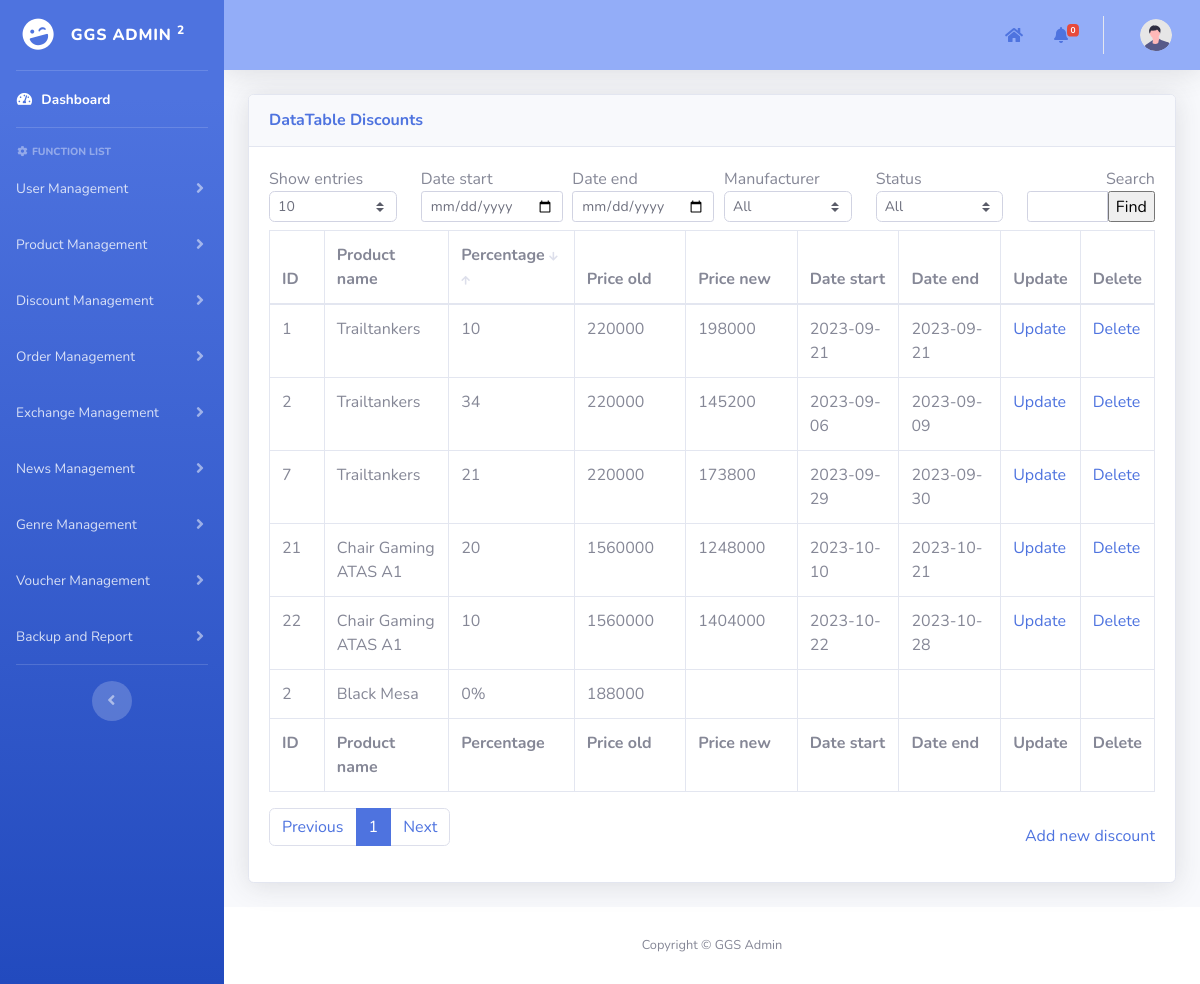
Page /admin/pages/discountManagement/discounts_Management.php on the earlier database version.
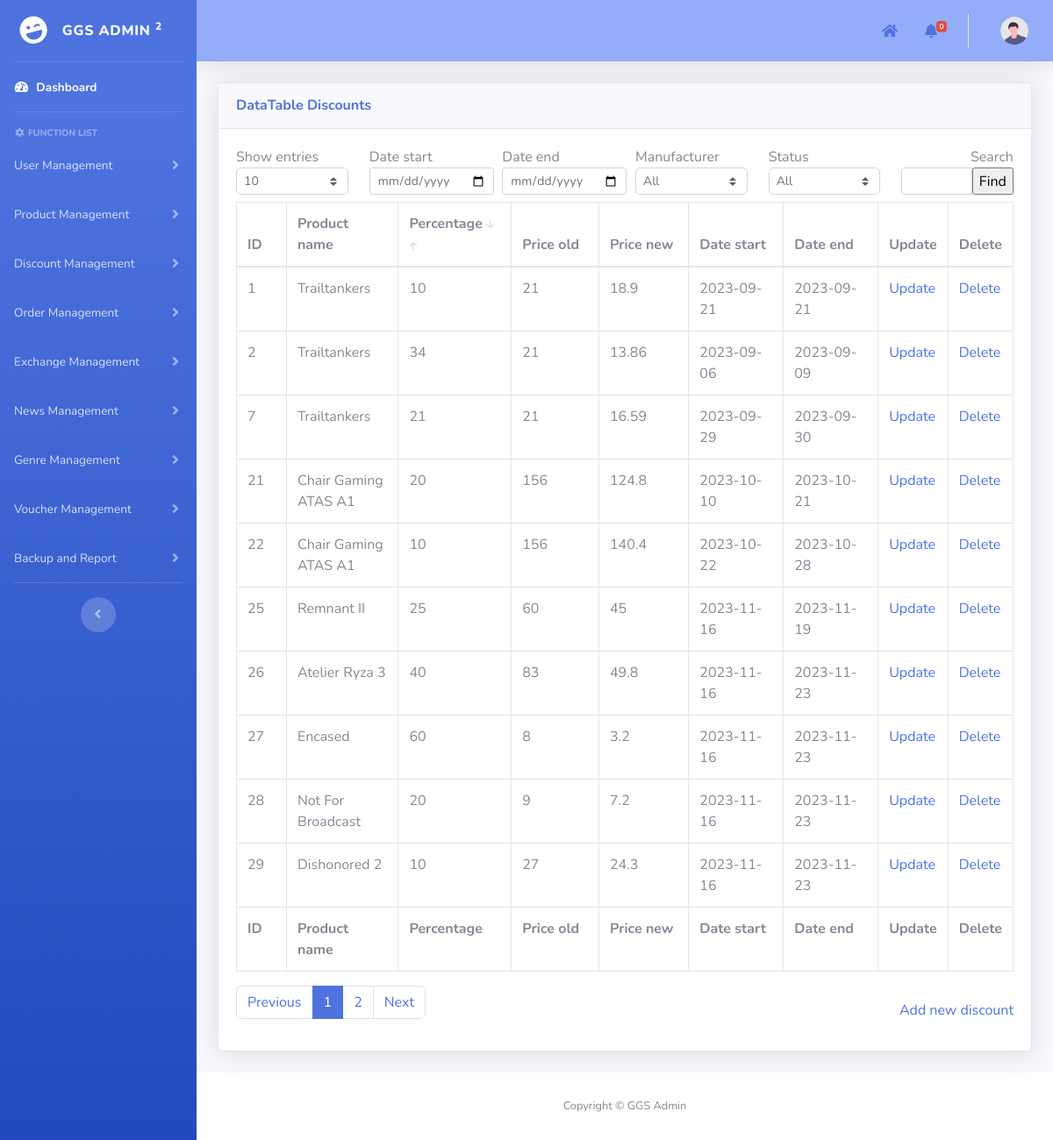
Same page on the later database version.
### tables this page shows
CREATE TABLE `discounts` (
  `id` int(11) NOT NULL AUTO_INCREMENT,
  `product_id` int(11) DEFAULT NULL,
  `discount_amount` int(11) NOT NULL,
  `start_date` date DEFAULT NULL,
  `end_date` date DEFAULT NULL,
  PRIMARY KEY (`id`),
  KEY `discounts_ibfk_1` (`product_id`),
  CONSTRAINT `discounts_ibfk_1` FOREIGN KEY (`product_id`) REFERENCES `products` (`id`) ON DELETE CASCADE ON UPDATE CASCADE
);

CREATE TABLE `products` (
  `id` int(11) NOT NULL AUTO_INCREMENT,
  `id_manufacturer` int(11) NOT NULL,
  `product_name` varchar(100) NOT NULL,
  `image_avt_url` varchar(50) NOT NULL,
  `description` text NOT NULL,
  `video_trailer_url` varchar(50) NOT NULL,
  `source` varchar(50) NOT NULL,
  `price` int(11) NOT NULL,
  `release_date` date NOT NULL,
  `units_sold` int(11) NOT NULL DEFAULT 0,
  `classify` enum('game','gear') NOT NULL,
  PRIMARY KEY (`id`),
  KEY `fk_manufacturer_id` (`id_manufacturer`),
  CONSTRAINT `fk_manufacturer_id` FOREIGN KEY (`id_manufacturer`) REFERENCES `users` (`id`) ON DELETE CASCADE ON UPDATE CASCADE
);

### admin/pages/add_template.php (called while the page is built, shortened)
<?php
include("../template/template.php");
?>

### admin/pages/discountManagement/discounts_Management.php (the view, shortened to what the rows shown need)
<?php
function print_data($id, $product_name, $discount_amount, $price_old, $start_date, $end_date)
{
    $price_new = $price_old - ($price_old * ($discount_amount / 100));
    echo "<tr>
    <td>
        $id
    </td>
    <td>
        $product_name
    </td>
    <td>
        $discount_amount
    </td>
    <td>
        $price_old
    </td>
    <td>
        $price_new
    </td>
    <td>
        $start_date
    </td>
    <td>
        $end_date
    </td>
    <td><a href='update_discount.php?id=$id'>Update</a></td>
    <td><a href='javascript:deleteItem($id)'>Delete</a></td>
</tr>";
}
?>
<?php
include("../add_template.php");
function main()
{
    include("../../../mod/database_connection.php");
    $search = isset($_POST["search"]) ? $_POST["search"] : "";
    $status = isset($_POST["status"]) ? $_POST["status"] : "all";
    $date_start = isset($_POST["date_start"]) ? $_POST["date_start"] : "";
    $date_end = isset($_POST["date_end"]) ? $_POST["date_end"] : "";
    $show_entries = isset($_POST["show_entries"]) ? $_POST["show_entries"] : 10;
    if (isset($_GET['page'])) {
        $page = $_GET['page'];
    } else {
        $page = 1;
    }
    if ($page == 1) {
        $begin = 0;
    } else {
        $begin = ($page * $show_entries) - $show_entries;
    }
    $query = "SELECT d.id,product_id,id_manufacturer,product_name, discount_amount,price,start_date,end_date
        FROM discounts d, products p
        WHERE p.id = d.product_id AND p.product_name LIKE ? ";
    $params = array("%" . $search . "%");
    $stmt = $conn->prepare($query);
    $stmt->bind_param(str_repeat("s", count($params)), ...$params);
    if (!$stmt->execute()) {
        die("Execute failed: " . $stmt->error);
    }
    $result = $stmt->get_result();
    $total_num_rows = $result->num_rows;
    $total_page = ceil($total_num_rows / $show_entries);
    $query .= "LIMIT ?, ?";
    $params[] = $begin;
    $params[] = $show_entries;
    $stmt = $conn->prepare($query);
    $stmt->bind_param(str_repeat("s", count($params)), ...$params);
    if (!$stmt->execute()) {
        die("Execute failed: " . $stmt->error);
    }
    $result = $stmt->get_result();
    ?>
    <div class="container-fluid">
        <form method="post" name="frmDataDiscount">
            <div class="card shadow mb-4">
                <div class="card-body">
                    <div class="table-responsive">
                        <div id="dataTable_wrapper" class="dataTables_wrapper dt-bootstrap4">
                            <div id="table_data_return">
                                <div class="row">
                                    <div class="col-sm-12">
                                        <table class="table table-bordered dataTable" id="dataTable" width="100%"
                                            cellspacing="0" role="grid" aria-describedby="dataTable_info"
                                            style="width: 100%;">
                                            <thead>
                                                <tr role="row">
                                                    <th class="sorting sorting_asc" tabindex="0" aria-controls="dataTable"
                                                        rowspan="1" colspan="1" aria-sort="ascending"
                                                        aria-label="ID: activate to sort column descending"
                                                        style="width: 70px;">
                                                        ID
                                                    </th>
                                                    <th class="sorting" tabindex="0" aria-controls="dataTable" rowspan="1"
                                                        colspan="1"
                                                        aria-label="Product name: activate to sort column ascending"
                                                        style="width: 147px;">
                                                        Product name</th>
                                                    <th class="sorting" tabindex="0" aria-controls="dataTable" rowspan="1"
                                                        colspan="1"
                                                        aria-label="Discount amount: activate to sort column ascending"
                                                        style="width: 150px;">
                                                        Percentage
                                                        <a
                                                            href="javascript:a('discounts_Management.php?page=<?php echo $page; ?><?= isset($_GET['desc_percent']) ? '' : '&desc_percent' ?>')">
                                                            <i
                                                                class="fas fa-arrow-down <?= isset($_GET['desc_percent']) ? 'icon1' : 'icon' ?>"></i>
                                                        </a>
                                                        <a
                                                            href="javascript:a('discounts_Management.php?page=<?php echo $page; ?><?= isset($_GET['asc_percent']) ? '' : '&asc_percent' ?>')">
                                                            <i
                                                                class="fas fa-arrow-up <?= isset($_GET['asc_percent']) ? 'icon1' : 'icon' ?>"></i>
                                                        </a>
                                                    </th>
                                                    <th class="sorting" tabindex="0" aria-controls="dataTable" rowspan="1"
                                                        colspan="1"
                                                        aria-label="Price old: activate to sort column ascending"
                                                        style="width: 139px;">
                                                        Price old
                                                    </th>
                                                    <th class="sorting" tabindex="0" aria-controls="dataTable" rowspan="1"
                                                        colspan="1"
                                                        aria-label="Price new: activate to sort column ascending"
                                                        style="width: 139px;">
                                                        Price new</th>
                                                    <th class="sorting" tabindex="0" aria-controls="dataTable" rowspan="1"
                                                        colspan="1"
                                                        aria-label="Date start: activate to sort column ascending"
                                                        style="width: 147px;">
                                                        Date start</th>
                                                    <th class="sorting" tabindex="0" aria-controls="dataTable" rowspan="1"
                                                        colspan="1" aria-label="Date end: activate to sort column ascending"
                                                        style="width: 147px;">
                                                        Date end</th>
                                                    <th class="sorting" tabindex="0" aria-controls="dataTable" rowspan="1"
                                                        colspan="1" aria-label="Age: activate to sort column ascending"
                                                        style="width: 70px;">Update
                                                    </th>
                                                    <th class="sorting" tabindex="0" aria-controls="dataTable" rowspan="1"
                                                        colspan="1" aria-label="Age: activate to sort column ascending"
                                                        style="width: 70px;">Delete
                                                    </th>
                                                </tr>
                                            </thead>
                                            <tfoot>
                                                <tr>
                                                    <th rowspan="1" colspan="1">ID</th>
                                                    <th rowspan="1" colspan="1">Product name</th>
                                                    <th rowspan="1" colspan="1">Percentage</th>
                                                    <th rowspan="1" colspan="1">Price old</th>
                                                    <th rowspan="1" colspan="1">Price new</th>
                                                    <th rowspan="1" colspan="1">Date start</th>
                                                    <th rowspan="1" colspan="1">Date end</th>
                                                    <th rowspan="1" colspan="1">Update</th>
                                                    <th rowspan="1" colspan="1">Delete</th>
                                                </tr>
                                            </tfoot>
                                            <tbody>
                                                <?php
                                                if ($date_start != "" && $date_end != "" && $date_start > $date_end) {
                                                    echo '<td></td><td style="border: none;">Error: Start date must be greater than end date</td>';
                                                } else {
                                                    if ($result->num_rows > 0 && $status != "no_discount") {
                                                        while ($row = $result->fetch_assoc()) {
                                                            print_data($row['id'], $row['product_name'], $row['discount_amount'], $row['price'], $row['start_date'], $row['end_date']);
                                                        }
                                                    }
                                                    if (
                                                        $status == "no_discount" || $status == "all" && $page == $total_page && $date_start == "" && $date_end == ""
                                                    ) {
                                                        $query_sl_products = "SELECT * FROM products
                                                            WHERE id NOT IN (SELECT product_id FROM discounts)
                                                            AND product_name LIKE '%$search%'";
                                                        $result_sl_products = $conn->query($query_sl_products);
                                                        if ($result_sl_products->num_rows > 0) {
                                                            while ($row1 = $result_sl_products->fetch_assoc()) {
                                                                ?>
                                                                <tr>
                                                                    <td>
                                                                        <?php echo $row1['id']; ?>
                                                                    </td>
                                                                    <td>
                                                                        <?php echo $row1['product_name']; ?>
                                                                    </td>
                                                                    <td>
                                                                        0%
                                                                    </td>
                                                                    <td>
                                                                        <?php echo $row1['price']; ?>
                                                                    </td>
                                                                    <td></td>
                                                                    <td></td>
                                                                    <td></td>
                                                                    <td></td>
                                                                </tr>
                                                                <?php
                                                            }
                                                        }
                                                    }
                                                }
                                                ?>
                                            </tbody>
                                        </table>
                                    </div>
                                </div>
                            </div>
                        </div>
                    </div>
                </div>
            </div>
        </form>
    </div>
<?php }
?>

Differences in the rows shown:
no longer on this page (row edited): products: id "2", product_name "Black Mesa", price "188000"
changed through a linked row, discounts id 1: product.price "220000" → "21"; price_new "198000" → "18.9"
changed through a linked row, discounts id 2: product.price "220000" → "21"; price_new "145200" → "13.86"
changed through a linked row, discounts id 7: product.price "220000" → "21"; price_new "173800" → "16.59"
changed through a linked row, discounts id 21: product.price "1560000" → "156"; price_new "1248000" → "124.8"
changed through a linked row, discounts id 22: product.price "1560000" → "156"; price_new "1404000" → "140.4"
added discounts: id "25", product.product_name "Remnant II", discount_amount "25", product.price "60", price_new "45", start_date "2023-11-16", end_date "2023-11-19"
added discounts: id "26", product.product_name "Atelier Ryza 3", discount_amount "40", product.price "83", price_new "49.8", start_date "2023-11-16", end_date "2023-11-23"
added discounts: id "27", product.product_name "Encased", discount_amount "60", product.price "8", price_new "3.2", start_date "2023-11-16", end_date "2023-11-23"
added discounts: id "28", product.product_name "Not For Broadcast", discount_amount "20", product.price "9", price_new "7.2", start_date "2023-11-16", end_date "2023-11-23"
added discounts: id "29", product.product_name "Dishonored 2", discount_amount "10", product.price "27", price_new "24.3", start_date "2023-11-16", end_date "2023-11-23"
Other differences:
new list line: "2"
